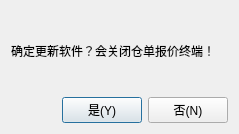
<?xml version="1.0" encoding="UTF-8"?>
<ui version="4.0">
 <class>ConfirmDialog</class>
 <widget class="QDialog" name="ConfirmDialog">
  <property name="geometry">
   <rect>
    <x>0</x>
    <y>0</y>
    <width>239</width>
    <height>134</height>
   </rect>
  </property>
  <property name="windowTitle">
   <string>软件更新</string>
  </property>
  <layout class="QVBoxLayout" name="verticalLayout">
   <item>
    <widget class="QLabel" name="label">
     <property name="text">
      <string>确定更新软件？会关闭仓单报价终端！</string>
     </property>
    </widget>
   </item>
   <item>
    <layout class="QHBoxLayout" name="horizontalLayout">
     <item>
      <spacer name="horizontalSpacer">
       <property name="orientation">
        <enum>Qt::Horizontal</enum>
       </property>
       <property name="sizeHint" stdset="0">
        <size>
         <width>40</width>
         <height>20</height>
        </size>
       </property>
      </spacer>
     </item>
     <item>
      <widget class="QPushButton" name="pushButton_yes">
       <property name="text">
        <string>是(Y)</string>
       </property>
      </widget>
     </item>
     <item>
      <widget class="QPushButton" name="pushButton_no">
       <property name="text">
        <string>否(N)</string>
       </property>
      </widget>
     </item>
    </layout>
   </item>
  </layout>
 </widget>
 <resources/>
 <connections/>
</ui>
